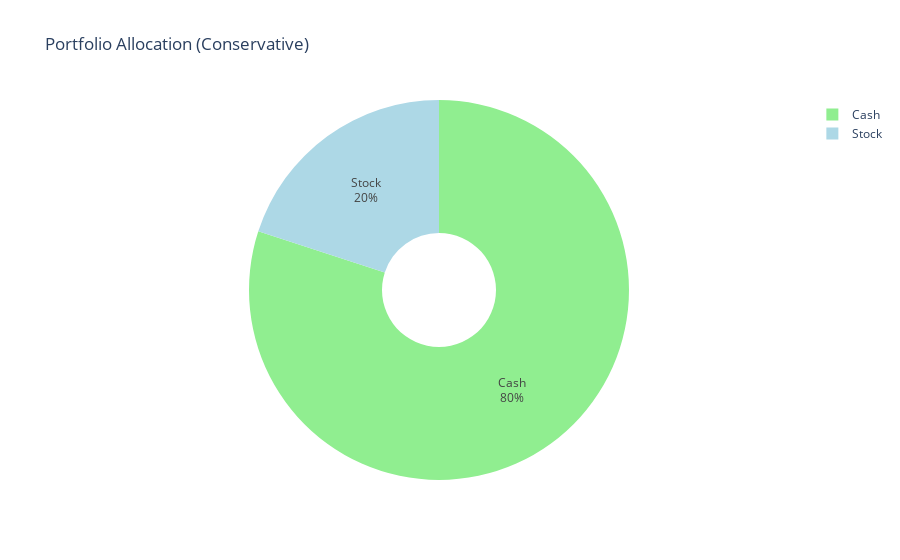

The code cell stored with this chart in its notebook:
### Code cell
# Filter the DataFrame for the "Conservative" portfolio
conservative_row = ratios_df.loc['Conservative']

pie_fig = go.Figure(data=[go.Pie(labels=conservative_row.index, values=conservative_row.values)])
pie_fig.update_traces(marker=dict(colors=['lightblue', 'lightgreen']), 
                      textinfo='percent+label', 
                      hole=0.3)
pie_fig.update_layout(title='Portfolio Allocation (Conservative)')

# Show the plot
pie_fig.show()

# Save png of plot
#pie_fig.savefig('conservative_ratio.png')

### Figure 1 — Plotly figure (JSON) as saved in the notebook; plotly's stock layout.template omitted (floating-point values rounded to 4 significant figures)
{"data": [{"hole": 0.3, "labels": ["Stock", "Cash"], "marker": {"colors": ["lightblue", "lightgreen"]}, "textinfo": "percent+label", "type": "pie", "values": [20, 80]}], "layout": {"autosize": true, "title": {"text": "Portfolio Allocation (Conservative)"}}}
